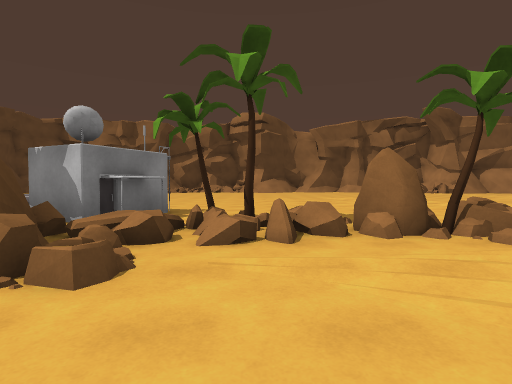
View 1 (above)

24 first-person views from a walk through a Unity game level. The camera is 1.4 m above the floor, tilts 2° down and sees 80° across. The floor is counted in squares, 2 m on a side. Each view is taken from the middle of a square. On the plan, view 1 faces up. The plan holds only what a view shows up to about 10 squares ahead; the rest is blank. The place goes on beyond the plan. Some animated figures are not drawn. Surface patterns are stand-ins for the level's own textures.

View 2
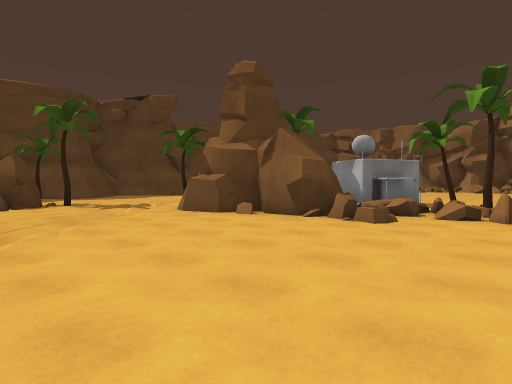

View 3
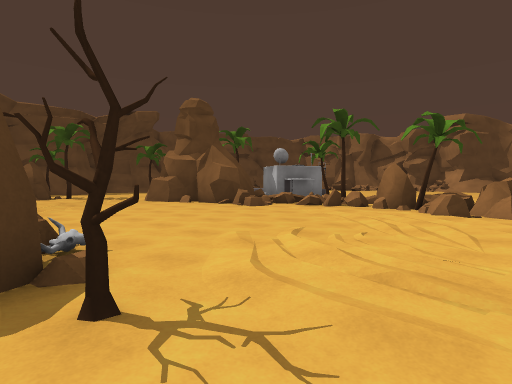

View 4
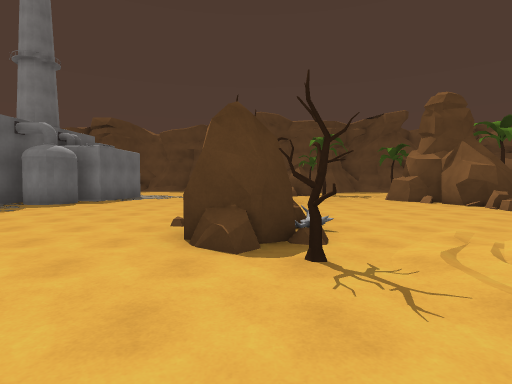

View 5
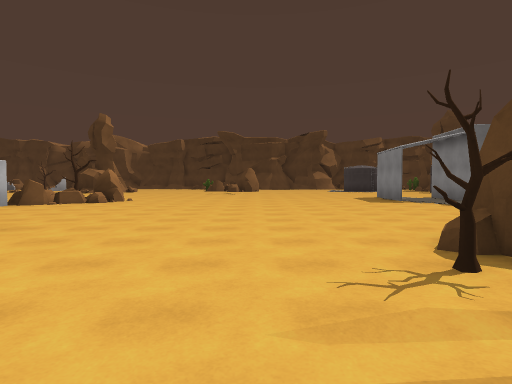

View 6
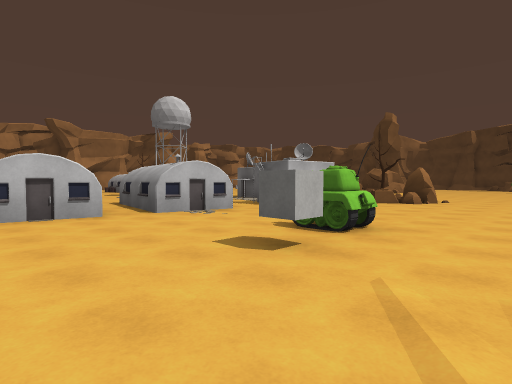

View 7
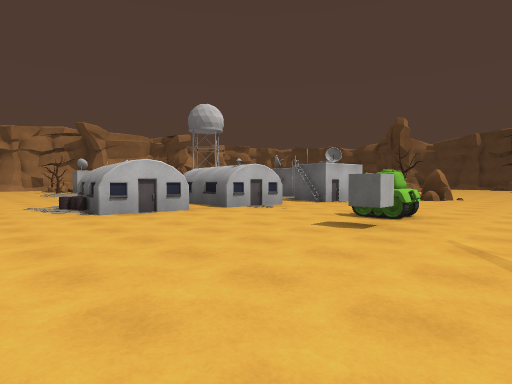

View 8
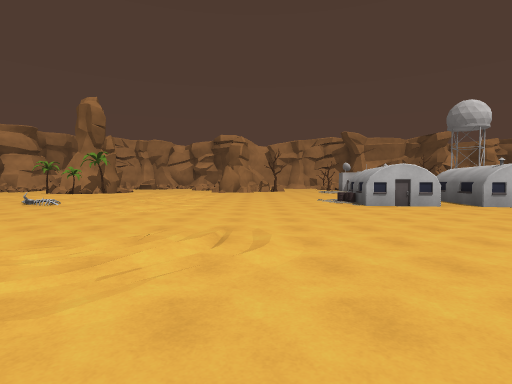

View 9
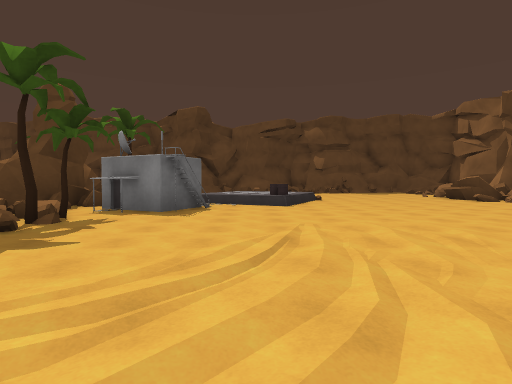

View 10
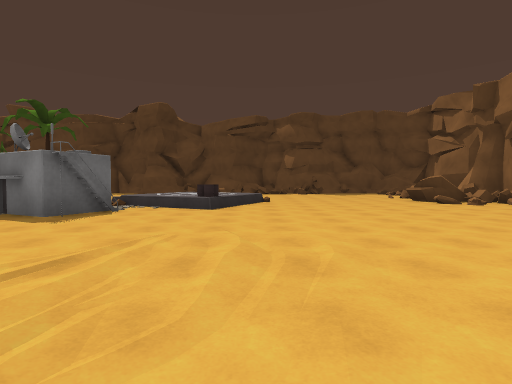

View 11
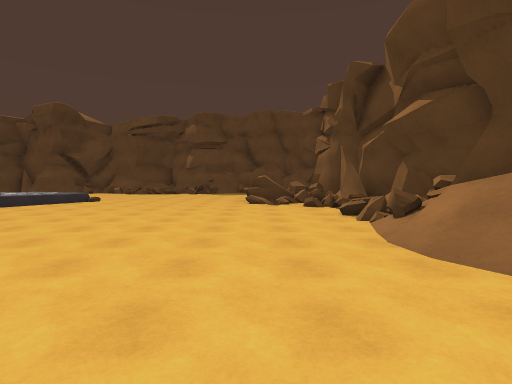

View 12
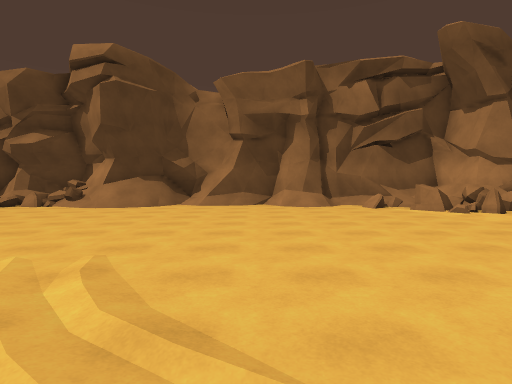

View 13
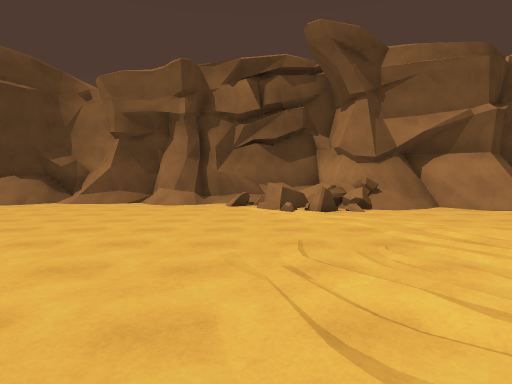

View 14
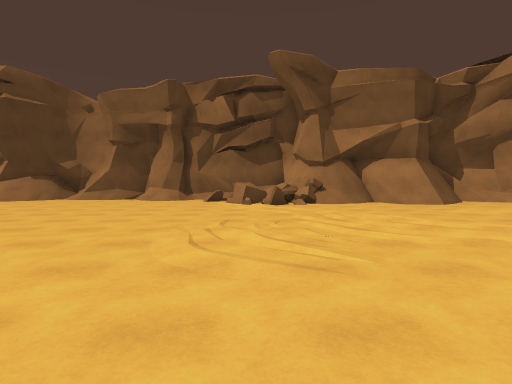

View 15
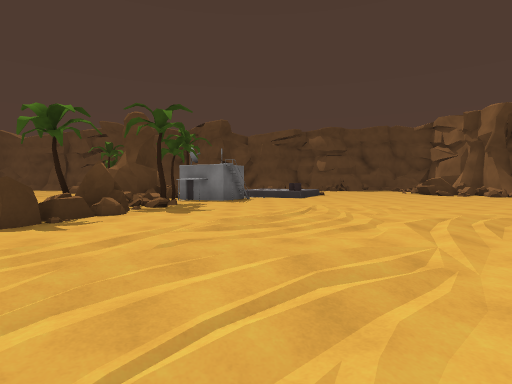

View 16
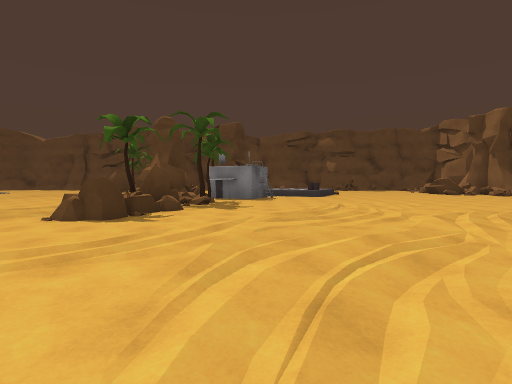

View 17
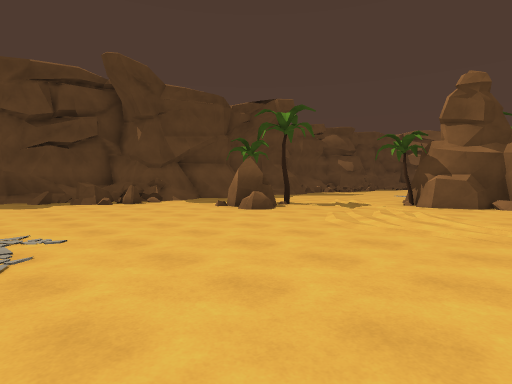

View 18
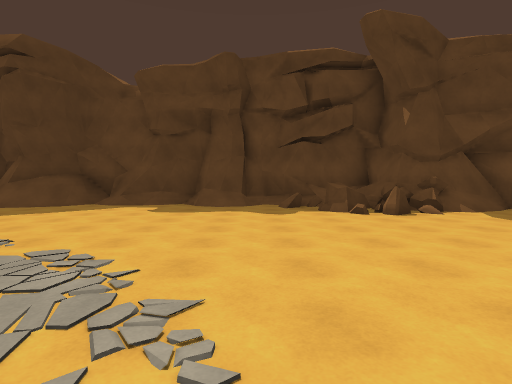

View 19
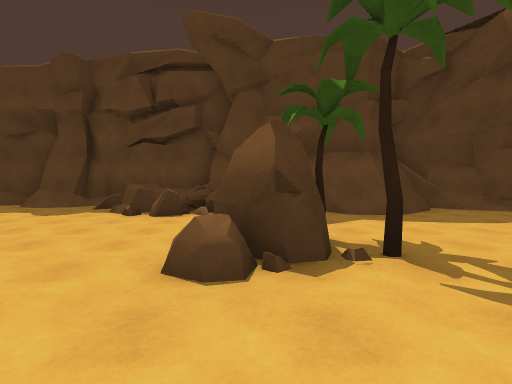

View 20
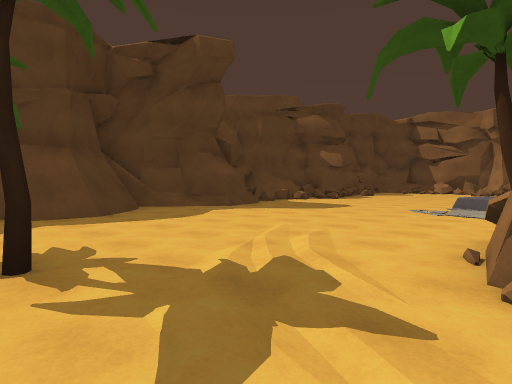

View 21
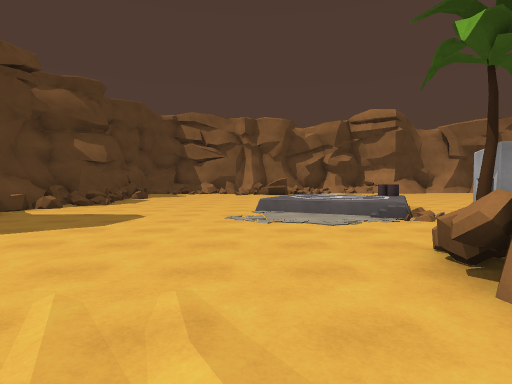

View 22
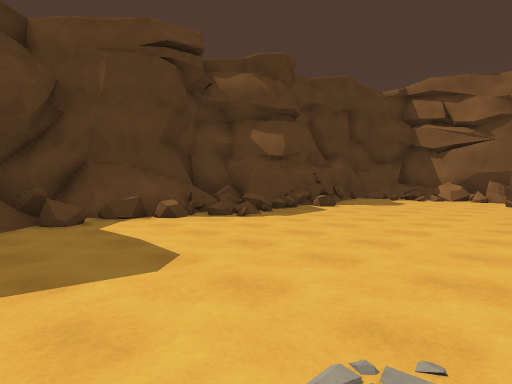

View 23
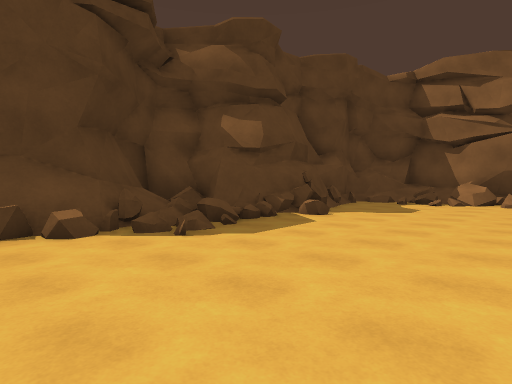

View 24
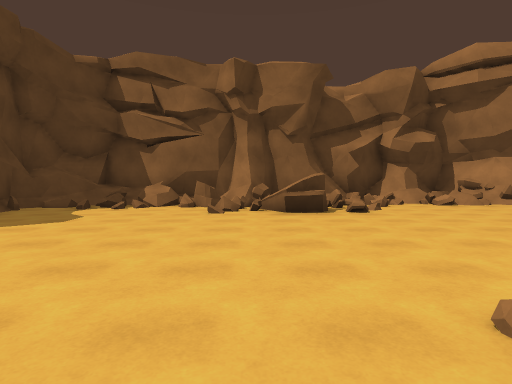

### Floor plan
Key: @ floor where view 1 was taken; # wall or solid block; . main floor; : floor 0.5 m higher than the main floor; + floor 0.75 m higher than the main floor; / step, stairs or slope; = window, fence, low wall or low ledge; ^ raised ledge; B building; T tree; R rock; C cube; A tank; O other object.
Columns run from 16 left of view 1 to 15 right of it. Each row starts with its distance up from view 1.
 21             ###
 20   #######  ##/#=###/########
 19   #=====# ==#.==///......==####
 18   ##=#..####.............=^##/##
 17   #....===#...............=#....
 16   #.............................
 15   #.............................
 14   ##............................
 13   #=...........................
 12 ###/...........................
 11 ##+#......=...................
 10 ^^=#.....=#=#......../.......
  9  #=.....//: =.................=
  8 ##=.....=:::............... ....
  7 ##=........:BBB.................
  6   ##........BBB.................
  5  ###.......T##BTT#R.............
  4  #/.......#####==#RTR...........
  3 ##/.......#####....R..../.......
  2  ##/......####R.................
  1   ##......T#....................
  0   ##............@..... .........
 -1   #...TT.............. ........B
 -2   #/..RR......................BB
 -3 ^^#=...............T..........B
 -4 #/##..........   ORR.....C......
 -5 ^/^=..........   .R......AA...BB
 -6 ##=..........................B
 -7 #..............................
 -8 ##...........................B#
 -9 #........   .................BB
-10 ##......    #...............R B
-11 ##.....     #..............RR
-12 #....       ##          ..RR

Where each view was taken, in squares from view 1:
view 1: 0 up, 0 right, facing up
view 2: 3 down, 1 right, facing up-left
view 3: 4 down, 5 right, facing up-left
view 4: 4 down, 6 right, facing left
view 5: 1 down, 5 right, facing down
view 6: 1 down, 7 right, facing down-right
view 7: 1 up, 7 right, facing down-right
view 8: 2 up, 5 right, facing right
view 9: 9 up, 5 right, facing left
view 10: 11 up, 4 right, facing left
view 11: 17 up, 4 right, facing left
view 12: 10 up, 5 right, facing up
view 13: 10 up, 9 right, facing up
view 14: 8 up, 10 right, facing up
view 15: 8 up, 9 right, facing left
view 16: 7 up, 10 right, facing left
view 17: 8 down, 3 left, facing up-left
view 18: 7 down, 6 left, facing left
view 19: 2 down, 6 left, facing left
view 20: 1 down, 6 left, facing up-left
view 21: 1 up, 8 left, facing up
view 22: 6 up, 8 left, facing up-left
view 23: 8 up, 9 left, facing up-left
view 24: 10 up, 8 left, facing up
